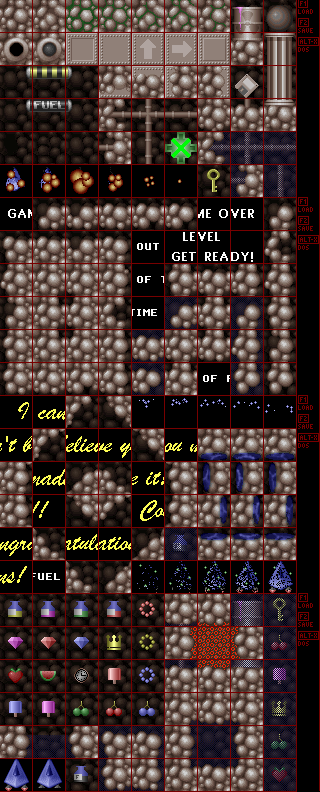
#> input picture blocks_indexed.png, 320 x 792 px
$ python upscale_blocks_simple.py
#> lines starting #> are read from the running program, lines starting #| are printed output that depends on the picture
"""
Texture Block Upscaler for GravityWars - Simple Test Version
Extracts 32x32 blocks and upscales them using nearest-neighbor (no API required)
"""

import sys
from PIL import Image
from pathlib import Path
from dotenv import load_dotenv
import os

# Load environment variables from .env file
load_dotenv()

# Configuration
BLOCK_SIZE = 32
UPSCALE_FACTOR = 8
UPSCALED_SIZE = BLOCK_SIZE * UPSCALE_FACTOR  # 256x256
BLOCKS_PER_ROW = 9  # 320 width ÷ 33 spacing = 9 blocks per row
TEST_MODE_BLOCKS = 3

def extract_blocks(atlas_path):
    """Extract individual 32x32 blocks from the texture atlas (with 1px borders)"""
    print(f"Loading texture atlas from: {atlas_path}")
    atlas = Image.open(atlas_path)

    if atlas.mode != 'RGB':
        atlas = atlas.convert('RGB')

    atlas_width, atlas_height = atlas.size
    print(f"Atlas dimensions: {atlas_width}x{atlas_height}")

    blocks = []
    block_count = 0

    # Blocks are 32x32 but have 1-pixel red borders, so spacing is 33 pixels
    BLOCK_SPACING = 33

    for y in range(0, atlas_height, BLOCK_SPACING):
        for x in range(0, atlas_width, BLOCK_SPACING):
            # Extract 32x32 block (skipping the border)
            block = atlas.crop((x, y, x + BLOCK_SIZE, y + BLOCK_SIZE))
            blocks.append({
                'image': block,
                'index': block_count,
                'x': x,
                'y': y
            })
            block_count += 1

    print(f"Extracted {len(blocks)} blocks (32x32 each, 33px spacing)")
    return blocks

def upscale_block_simple(block_image):
    """Upscale using nearest-neighbor interpolation"""
    return block_image.resize((UPSCALED_SIZE, UPSCALED_SIZE), Image.NEAREST)

def create_atlas(blocks, output_path, upscaled=False):
    """Create a texture atlas from blocks"""
    size = UPSCALED_SIZE if upscaled else BLOCK_SIZE
    blocks_per_row = BLOCKS_PER_ROW
    num_rows = (len(blocks) + blocks_per_row - 1) // blocks_per_row

    atlas_width = blocks_per_row * size
    atlas_height = num_rows * size

    print(f"Creating {'upscaled' if upscaled else 'original'} atlas: {atlas_width}x{atlas_height}")

    atlas = Image.new('RGB', (atlas_width, atlas_height), color=(0, 0, 0))

    for i, block_data in enumerate(blocks):
        if block_data['image'] is None:
            continue

        row = i // blocks_per_row
        col = i % blocks_per_row
        x = col * size
        y = row * size

        atlas.paste(block_data['image'], (x, y))

    atlas.convert('RGB').save(output_path, 'JPEG', quality=95)
    print(f"✓ Saved: {output_path}")

def main():
    print("=" * 70)
    print("GravityWars Texture Block Upscaler - Simple Test Version")
    print("=" * 70)

    # Check for API key (optional for this version)
    api_key = os.getenv('GEMINI_API_KEY')
    if api_key:
        print(f"\n✓ API key loaded from .env file")
    else:
        print(f"\nℹ No API key found (not required for simple upscaling)")

    project_root = Path(__file__).parent.parent
    atlas_path = project_root / "blocks_indexed.png"
    output_dir = project_root / "tools" / "upscaled_textures"
    output_dir.mkdir(exist_ok=True)

    if not atlas_path.exists():
        print(f"Error: Texture atlas not found at {atlas_path}")
        sys.exit(1)

    print(f"\nExtracting blocks from: {atlas_path.name}")
    blocks = extract_blocks(atlas_path)
#> in extract_blocks, atlas is the input picture: PIL image 320x792 P; mean R, G, B 67.9, 51.1, 47.6
#| Atlas dimensions: 320x792
#> after the loop in extract_blocks, `for y in range(0, atlas_height, BLOCK_SPACING):`: block_count = 240; blocks = 240 items
#| Extracted 240 blocks (32x32 each, 33px spacing)
#> blocks = 240 items

    print(f"\nProcessing first {TEST_MODE_BLOCKS} blocks (TEST MODE)...")

    # Save original atlas
    print("\n[1/3] Creating original atlas (JPEG)...")
    original_jpg = output_dir / "original_atlas.jpg"
    create_atlas(blocks[:TEST_MODE_BLOCKS], original_jpg, upscaled=False)
#> in create_atlas, `atlas = Image.new('RGB', (atlas_width, atlas_height), color=(0, 0, 0))`: atlas: PIL image 288x32 RGB; every value is 0
#> after the loop in create_atlas, `for i, block_data in enumerate(blocks):`:
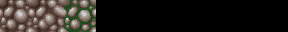
#> atlas: PIL image 288x32 RGB; mean R, G, B 36.7, 33.2, 29

    # Upscale blocks
    print("\n[2/3] Upscaling blocks (nearest-neighbor)...")
    upscaled_blocks = []
    for i in range(min(TEST_MODE_BLOCKS, len(blocks))):
        block = blocks[i]
        print(f"  Block {i}: {BLOCK_SIZE}x{BLOCK_SIZE} → {UPSCALED_SIZE}x{UPSCALED_SIZE}")

        upscaled = upscale_block_simple(block['image'])
        upscaled_blocks.append({
            'image': upscaled,
            'index': block['index'],
            'x': block['x'],
            'y': block['y']
        })
#> this loop made 3 passes
#|   Block 0: 32x32 → 256x256
#|   Block 1: 32x32 → 256x256
#|   Block 2: 32x32 → 256x256
#> pass 1, in main, `upscaled = upscale_block_simple(block['image'])`:
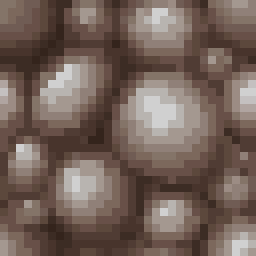
#> upscaled: PIL image 256x256 RGB; mean R, G, B 115.3, 97.6, 89.1
#> pass 2, in main, `upscaled = upscale_block_simple(block['image'])`:
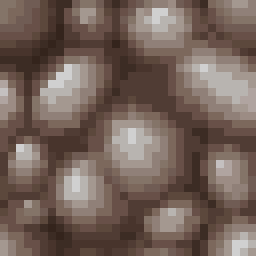
#> upscaled: PIL image 256x256 RGB; mean R, G, B 116.2, 98.4, 89.9
#> pass 3, in main, `upscaled = upscale_block_simple(block['image'])`:
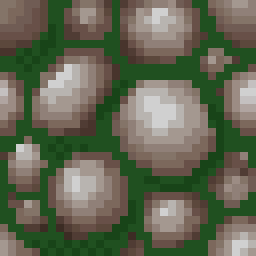
#> upscaled: PIL image 256x256 RGB; mean R, G, B 98.5, 102.9, 81.7
#> after the loop, upscaled_blocks = 3 items

    # Create upscaled atlas
    print("\n[3/3] Creating upscaled atlas (JPEG)...")
    upscaled_jpg = output_dir / "upscaled_atlas.jpg"
    create_atlas(upscaled_blocks, upscaled_jpg, upscaled=True)
#| Creating upscaled atlas: 2304x256
#> in create_atlas (call 2), `atlas = Image.new('RGB', (atlas_width, atlas_height), color=(0, 0, 0))`: atlas: PIL image 2304x256 RGB; every value is 0
#> the loop in create_atlas (call 2), `for i, block_data in enumerate(blocks):` made 3 passes
#> x on passes 1 to 3: 0, 256, 512

    print("\n" + "=" * 70)
    print("✓ Processing complete!")
    print(f"\nOutput files in: {output_dir}")
    print(f"  - original_atlas.jpg  ({BLOCK_SIZE}x{BLOCK_SIZE} blocks)")
    print(f"  - upscaled_atlas.jpg  ({UPSCALED_SIZE}x{UPSCALED_SIZE} blocks)")
    print("\nNote: Using nearest-neighbor upscaling (no AI enhancement)")
    print("=" * 70)

if __name__ == "__main__":
    main()

$ run again, with Shot02.png copied over blocks_indexed.png
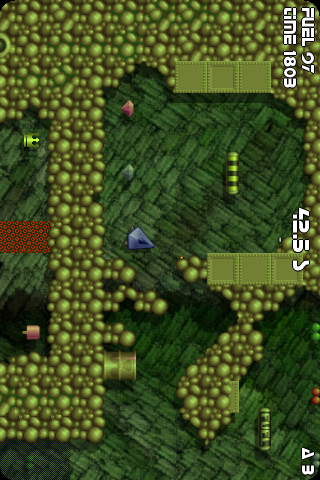
#> input picture Shot02.png, 320 x 480 px
#> in extract_blocks, atlas is the input picture: PIL image 320x480 RGB; mean R, G, B 64.2, 79.2, 33.2
#| Atlas dimensions: 320x480
#> after the loop in extract_blocks, `for y in range(0, atlas_height, BLOCK_SPACING):`: block_count = 150; blocks = 150 items
#| Extracted 150 blocks (32x32 each, 33px spacing)
#> after the loop in create_atlas, `for i, block_data in enumerate(blocks):`:
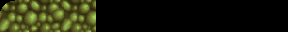
#> atlas: PIL image 288x32 RGB; mean R, G, B 29.8, 31.8, 12.3
#> the loop in main, `for i in range(min(TEST_MODE_BLOCKS, len(blocks))):` made 3 passes
#|   Block 0: 32x32 → 256x256
#|   Block 1: 32x32 → 256x256
#|   Block 2: 32x32 → 256x256
#> pass 3, in main, `upscaled = upscale_block_simple(block['image'])`:
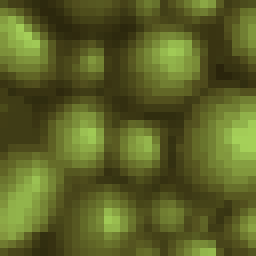
#> upscaled: PIL image 256x256 RGB; mean R, G, B 91.4, 97.8, 37.9
#> after the loop in main, `for i in range(min(TEST_MODE_BLOCKS, len(blocks))):`: upscaled_blocks = 3 items
#| Creating upscaled atlas: 2304x256
#> the loop in create_atlas (call 2), `for i, block_data in enumerate(blocks):` made 3 passes
#> x on passes 1 to 3: 0, 256, 512
